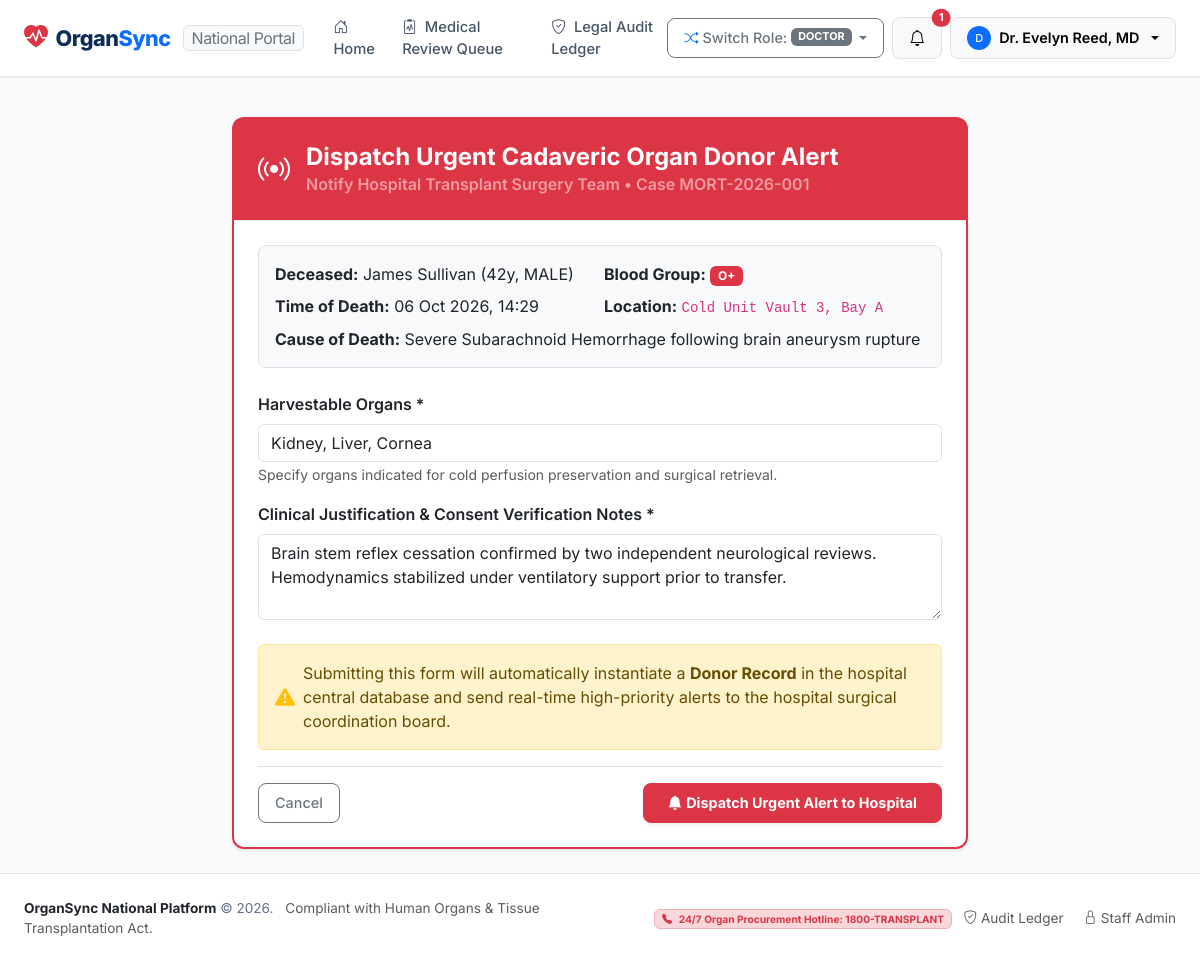
The app's page /mortuary/trigger/1/ (signed in) with its own data.
### organ_app/models.py (models this page shows, shortened)
class UserProfile(models.Model):
    user = models.OneToOneField(User, on_delete=models.CASCADE, related_name='profile')
    role = models.CharField(max_length=20, choices=ROLE_CHOICES, default='PATIENT')
    phone = models.CharField(max_length=20, blank=True)
    national_id = models.CharField(max_length=50, blank=True, help_text="National Identification / Aadhar")
    hospital = models.ForeignKey(Hospital, on_delete=models.SET_NULL, null=True, blank=True, related_name='staff_members')
    license_or_emp_id = models.CharField(max_length=100, blank=True, help_text="Medical license / Govt ID / Employee number")
    blood_group = models.CharField(max_length=5, choices=BLOOD_GROUP_CHOICES, blank=True)
    date_of_birth = models.DateField(null=True, blank=True)
    address = models.TextField(blank=True)
    emergency_contact_name = models.CharField(max_length=100, blank=True)
    emergency_contact_phone = models.CharField(max_length=20, blank=True)
    created_at = models.DateTimeField(auto_now_add=True)

class MortuaryRecord(models.Model):
    case_number = models.CharField(max_length=50, unique=True)
    deceased_name = models.CharField(max_length=150)
    deceased_id_number = models.CharField(max_length=100, blank=True, help_text="Hospital Registration / Govt ID")
    age = models.PositiveIntegerField()
    gender = models.CharField(max_length=10, choices=[('MALE', 'Male'), ('FEMALE', 'Female'), ('OTHER', 'Other')])
    blood_group = models.CharField(max_length=5, choices=BLOOD_GROUP_CHOICES)
    time_of_death = models.DateTimeField()
    cause_of_death = models.TextField()
    mortuary_room_location = models.CharField(max_length=100, help_text="E.g., Storage Bay 3, Cold Vault 4")
    hospital = models.ForeignKey(Hospital, on_delete=models.CASCADE, related_name='mortuary_records')
    recorded_by = models.ForeignKey(User, on_delete=models.SET_NULL, null=True, related_name='mortuary_entries')
    is_potential_donor = models.BooleanField(default=False)
    donor_flag_reason = models.TextField(blank=True, help_text="E.g., Brain death criteria fulfilled, organs preserved")
    donor_status_verified = models.BooleanField(default=False, help_text="Family consent / NOTTO donor card check")
    organs_harvestable = models.CharField(max_length=255, blank=True, help_text="Comma-separated organs, e.g. Kidney, Liver, Cornea")
    alert_sent_to_hospital = models.BooleanField(default=False)
    alert_sent_at = models.DateTimeField(null=True, blank=True)
    linked_donor_record = models.ForeignKey(DonorRecord, on_delete=models.SET_NULL, null=True, blank=True, related_name='mortuary_sources')
    created_at = models.DateTimeField(auto_now_add=True)

### organ_app/views.py (the view, shortened to what this page needs)
# urls.py: path('mortuary/trigger/<int:pk>/', views.trigger_donation_from_mortuary, name='trigger_donation'),
@login_required
def trigger_donation_from_mortuary(request, pk):
    rec = get_object_or_404(MortuaryRecord, pk=pk)
    return render(request, 'mortuary/trigger_donation.html', {'rec': rec})

### templates/mortuary/trigger_donation.html (shortened to what this page needs)
{% extends "base.html" %}
{% block content %}
<div class="container py-4">
    <div class="row justify-content-center">
        <div class="col-lg-8">
            <div class="card shadow-sm border-danger border-2">
                <div class="card-header bg-danger text-white p-4">
                    <div class="d-flex align-items-center gap-3">
                        <i class="bi bi-broadcast fs-2"></i>
                        <div>
                            <h4 class="fw-bold mb-0">Dispatch Urgent Cadaveric Organ Donor Alert</h4>
                            <p class="mb-0 fs-8 text-white-50">Notify Hospital Transplant Surgery Team &bull; Case {{ rec.case_number }}</p>
                        </div>
                    </div>
                </div>
                <div class="card-body p-4">
                    <div class="p-3 bg-light rounded-3 border mb-4 fs-8">
                        <div class="row g-2">
                            <div class="col-6"><strong>Deceased:</strong> {{ rec.deceased_name }} ({{ rec.age }}y, {{ rec.gender }})</div>
                            <div class="col-6"><strong>Blood Group:</strong> <span class="badge bg-danger">{{ rec.blood_group }}</span></div>
                            <div class="col-6"><strong>Time of Death:</strong> {{ rec.time_of_death|date:"d M Y, H:i" }}</div>
                            <div class="col-6"><strong>Location:</strong> <code>{{ rec.mortuary_room_location }}</code></div>
                            <div class="col-12 mt-2"><strong>Cause of Death:</strong> {{ rec.cause_of_death }}</div>
                        </div>
                    </div>
                    <form method="post">
                        <div class="mb-3">
                            <label class="form-label fw-semibold fs-8">Harvestable Organs *</label>
                            <input type="text" name="organs_harvestable" class="form-control" value="{{ rec.organs_harvestable|default:'Kidney, Liver, Heart, Cornea' }}" required>
                            <small class="text-muted fs-8">Specify organs indicated for cold perfusion preservation and surgical retrieval.</small>
                        </div>
                        <div class="mb-4">
                            <label class="form-label fw-semibold fs-8">Clinical Justification &amp; Consent Verification Notes *</label>
                            <textarea name="donor_flag_reason" class="form-control" rows="3" required>{{ rec.donor_flag_reason|default:'Brain stem death confirmed. Next-of-kin formal consent registered. Vitals maintained and blood circulation checked.' }}</textarea>
                        </div>
                        <div class="alert alert-warning fs-8 d-flex align-items-center">
                            <i class="bi bi-exclamation-triangle-fill fs-5 me-2 text-warning"></i>
                            <div>
                                Submitting this form will automatically instantiate a <b>Donor Record</b> in the hospital central database and send real-time high-priority alerts to the hospital surgical coordination board.
                            </div>
                        </div>
                        <div class="d-flex justify-content-between align-items-center pt-3 border-top">
                            <a href="{% url 'mortuary_dashboard' %}" class="btn btn-outline-secondary">Cancel</a>
                            <button type="submit" class="btn btn-danger px-4 py-2 shadow-sm fw-bold">
                                <i class="bi bi-bell-fill me-1"></i>Dispatch Urgent Alert to Hospital
                            </button>
                        </div>
                    </form>
                </div>
            </div>
        </div>
    </div>
</div>
{% endblock %}

### templates/base.html (shortened to what this page needs)
<!DOCTYPE html>
<html lang="en">
<head>
    <link href="https://cdn.jsdelivr.net/npm/bootstrap@5.3.3/dist/css/bootstrap.min.css" rel="stylesheet">
    <link rel="stylesheet" href="https://cdn.jsdelivr.net/npm/bootstrap-icons@1.11.3/font/bootstrap-icons.min.css">
</head>
<body>
    <nav class="navbar navbar-expand-lg sticky-top">
        <div class="container-fluid px-lg-4">
            <a class="navbar-brand d-flex align-items-center gap-2" href="{% url 'landing' %}">
                <i class="bi bi-heart-pulse-fill text-danger fs-4"></i>
                <span>Organ<span class="text-primary">Sync</span></span>
                <span class="badge bg-light text-secondary border fs-6 fw-normal px-2 py-1 ms-1">National Portal</span>
            </a>
            <div class="collapse navbar-collapse" id="navbarMain">
                <ul class="navbar-nav me-auto mb-2 mb-lg-0 align-items-lg-center">
                    <li class="nav-item">
                        <a class="nav-link" href="{% url 'landing' %}"><i class="bi bi-house-door me-1"></i> Home</a>
                    </li>
                    {% if user.is_authenticated %}
                        {% if user_role == 'PATIENT' %}
                            <li class="nav-item">
                                <a class="nav-link" href="{% url 'patient_dashboard' %}"><i class="bi bi-person-badge me-1"></i> Patient Portal</a>
                            </li>
                            <li class="nav-item">
                                <a class="nav-link" href="{% url 'submit_organ_request' %}"><i class="bi bi-plus-circle me-1"></i> Submit Request</a>
                            </li>
                            <li class="nav-item">
                                <a class="nav-link" href="{% url 'patient_profile' %}"><i class="bi bi-person-lines-fill me-1"></i> Profile</a>
                            </li>
                        {% elif user_role == 'DOCTOR' %}
                            <li class="nav-item">
                                <a class="nav-link" href="{% url 'doctor_dashboard' %}"><i class="bi bi-clipboard2-pulse me-1"></i> Medical Review Queue</a>
                            </li>
                        {% elif user_role == 'GOVT' %}
                            <li class="nav-item">
                                <a class="nav-link" href="{% url 'govt_dashboard' %}"><i class="bi bi-bank me-1"></i> Government Authorization</a>
                            </li>
                        {% endif %}
                        <li class="nav-item">
                            <a class="nav-link" href="{% url 'audit_logs' %}"><i class="bi bi-shield-check me-1"></i> Legal Audit Ledger</a>
                        </li>
                    {% endif %}
                </ul>
                <div class="d-flex align-items-center gap-2">
                    <div class="dropdown">
                        <button class="btn btn-outline-secondary btn-sm dropdown-toggle d-flex align-items-center gap-1" type="button" data-bs-toggle="dropdown" aria-expanded="false">
                            <i class="bi bi-shuffle text-primary"></i>
                            <span class="d-none d-md-inline">Switch Role:</span>
                            <span class="badge bg-secondary">{{ user_role|default:"Public" }}</span>
                        </button>
                    </div>
                    {% if user.is_authenticated %}
                        <div class="dropdown">
                            <button class="btn btn-light position-relative btn-sm border" type="button" data-bs-toggle="dropdown" aria-expanded="false">
                                <i class="bi bi-bell fs-6"></i>
                                {% if unread_notifications_count > 0 %}
                                    <span class="position-absolute top-0 start-100 translate-middle badge rounded-pill bg-danger">
                                        {{ unread_notifications_count }}
                                    </span>
                                {% endif %}
                            </button>
                        </div>
                        <div class="dropdown">
                            <button class="btn btn-light btn-sm border dropdown-toggle d-flex align-items-center gap-2" type="button" data-bs-toggle="dropdown">
                                <div class="bg-primary text-white rounded-circle d-flex align-items-center justify-content-center" style="width: 24px; height: 24px; font-size: 11px;">
                                    {{ user.username|make_list|first|upper }}
                                </div>
                                <span class="d-none d-sm-inline fw-semibold">{{ user.get_full_name|default:user.username }}</span>
                            </button>
                        </div>
                    {% else %}
                        <a href="{% url 'login' %}" class="btn btn-outline-primary btn-sm">Sign In</a>
                        <a href="{% url 'register' %}" class="btn btn-primary btn-sm">Register as Patient</a>
                    {% endif %}
                </div>
            </div>
        </div>
    </nav>
    <main class="flex-grow-1">
        {% block content %}{% endblock %}
    </main>
    <footer>
        <div class="container-fluid px-lg-4 text-center text-md-start">
            <div class="row align-items-center">
                <div class="col-md-6 mb-2 mb-md-0">
                    <span class="fw-bold text-dark">OrganSync National Platform</span> &copy; 2026.
                    <span class="d-block d-sm-inline ms-sm-2 text-muted">Compliant with Human Organs & Tissue Transplantation Act.</span>
                </div>
                <div class="col-md-6 text-md-end">
                    <span class="badge bg-danger-subtle text-danger border border-danger-subtle me-2">
                        <i class="bi bi-telephone-fill me-1"></i> 24/7 Organ Procurement Hotline: 1800-TRANSPLANT
                    </span>
                    <a href="{% url 'audit_logs' %}" class="text-decoration-none text-muted me-3 fs-8"><i class="bi bi-shield-check"></i> Audit Ledger</a>
                    <a href="/admin/" class="text-decoration-none text-muted fs-8"><i class="bi bi-lock"></i> Staff Admin</a>
                </div>
            </div>
        </div>
    </footer>
</body>
</html>

### templates/base.html (style rules this page uses)
:root { --primary-navy: #0F2C59; --secondary-blue: #1E3A8A; --accent-teal: #0284C7; --accent-crimson: #DC2626; --accent-emerald: #059669; --bg-light: #F8FAFC; --card-border: #E2E8F0; }
body { font-family: 'Inter', -apple-system, BlinkMacSystemFont, sans-serif; background-color: var(--bg-light); color: #1E293B; min-height: 100vh; display: flex; flex-direction: column; }
.navbar-brand { font-weight: 800; letter-spacing: -0.5px; color: var(--primary-navy) !important; font-size: 1.35rem; }
.navbar { background-color: #FFFFFF !important; border-bottom: 1px solid var(--card-border); box-shadow: 0 1px 3px 0 rgba(0, 0, 0, 0.05); }
.nav-link { font-weight: 500; font-size: 0.92rem; color: #475569 !important; padding: 0.5rem 0.85rem !important; border-radius: 6px; transition: all 0.2s ease; }
.card { border: 1px solid var(--card-border); border-radius: 12px; box-shadow: 0 1px 3px rgba(0,0,0,0.03), 0 1px 2px rgba(0,0,0,0.02); background: #FFFFFF; }
.card-header { background: #FFFFFF; border-bottom: 1px solid var(--card-border); font-weight: 600; padding: 1rem 1.25rem; }
.btn { font-weight: 500; border-radius: 8px; padding: 0.5rem 1rem; font-size: 0.9rem; }
footer { margin-top: auto; border-top: 1px solid var(--card-border); background: #FFFFFF; padding: 1.5rem 0; font-size: 0.85rem; color: #64748B; }

### records on screen
UserProfile: role "DOCTOR"
MortuaryRecord: case_number "MORT-2026-001", deceased_name "James Sullivan", age "42", gender "MALE", blood_group "O+", time_of_death "06 Oct 2026, 14:29", mortuary_room_location "Cold Unit Vault 3, Bay A", cause_of_death "Severe Subarachnoid Hemorrhage following brain aneurysm rupture", organs_harvestable "Kidney, Liver, Cornea", donor_flag_reason "Brain stem reflex cessation confirmed by two independent neurological reviews. Hemodynamics stabilized under ventilatory support prior to transfer."

### other values on screen
{{ unread_notifications_count }} "1"
{{ user.username|make_list|first|upper }} "D"
{{ user.get_full_name|default:user.username }} "Dr. Evelyn Reed, MD"
